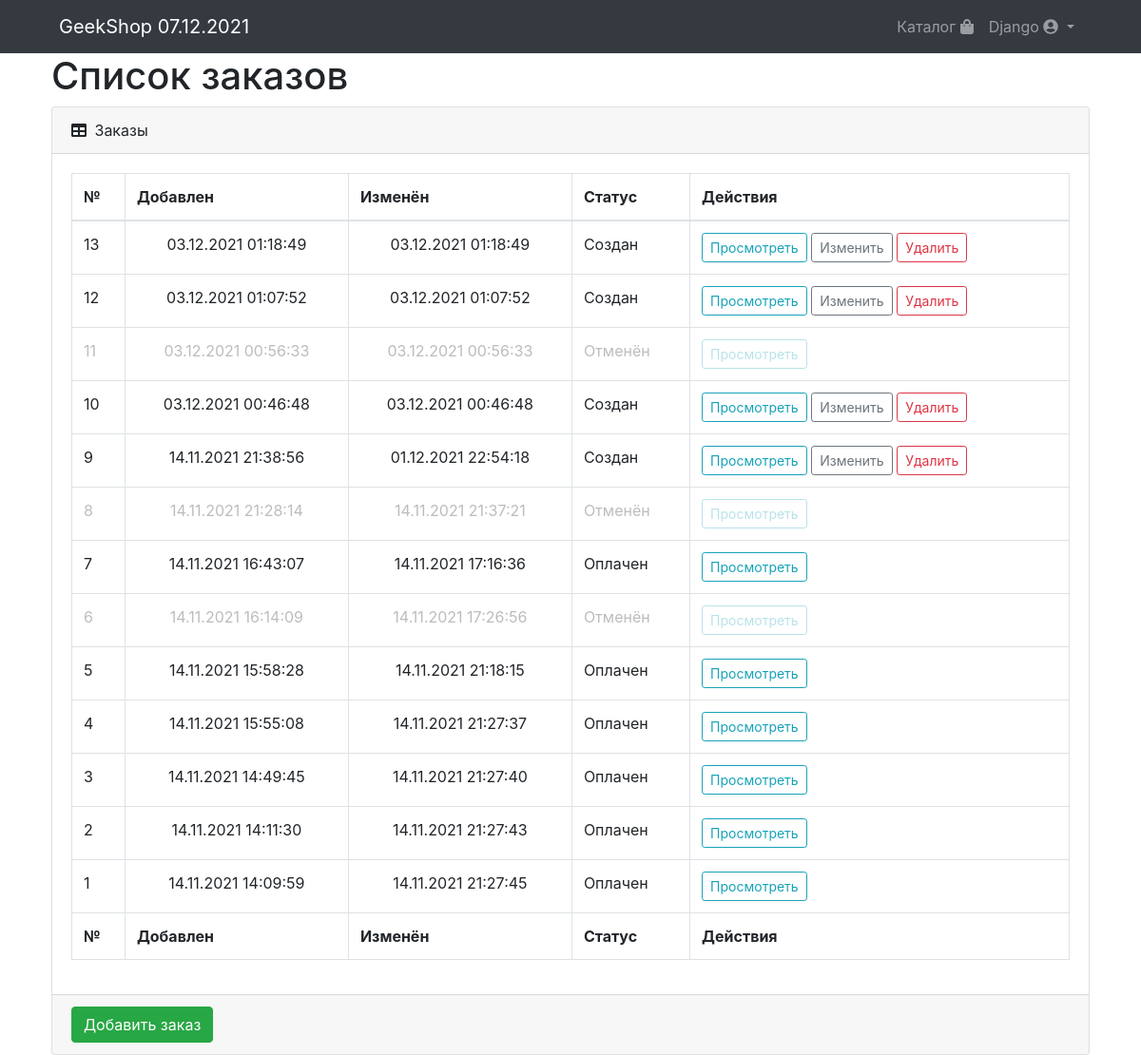
/orders/ (signed in), run on the app's committed database.
### authapp/models.py (models this page shows, shortened)
class ShopUser(AbstractUser):
    avatar = models.ImageField(upload_to='users_avatars', blank=True)
    age = models.IntegerField('Возраст', default=18)
    activation_key = models.CharField(max_length=128, blank=True)

### ordersapp/models.py (models this page shows, shortened)
class Order(models.Model):
    FORMING = 'C'
    SENT = 'S'
    APPROVED = 'A'
    REJECTED = 'R'
    STATUS_CHOICES = (
        (FORMING, 'создан'),
        (SENT, 'оплачен'),
        (APPROVED, 'подтверждён'),
        (REJECTED, 'отменён'),
    )
    user = models.ForeignKey(get_user_model(), on_delete=models.CASCADE, related_name='orders')
    status = models.CharField('статус', max_length=1,
                              choices=STATUS_CHOICES,
                              default=FORMING)
    add_datetime = models.DateTimeField(auto_now_add=True, db_index=True)
    update_datetime = models.DateTimeField(auto_now=True)
    is_active = models.BooleanField('активен', default=True, db_index=True)
    @cached_property
    def is_forming(self):
        return self.status == self.FORMING
    class Meta:
        ordering = ('-add_datetime', )
        verbose_name = 'заказ'
        verbose_name_plural = 'заказы'

### ordersapp/views.py (the view)
# urls.py: path('', ordersapp.OrderList.as_view(), name='index'),
class OrderList(LoginRequiredMixin, ListView):
    model = Order
    extra_context = {'page_title': 'Список заказов', }
    def get_queryset(self):
        return self.request.user.orders.all()

### ordersapp/views.py (called while the page is built)
    @method_decorator(login_required)
    def dispatch(self, request, *args, **kwargs):
        return super().dispatch(request, *args, **kwargs)

### products/context_processors.py (called while the page is built)
def today(request):
    return {'today': datetime.now(), }

### ordersapp/templates/ordersapp/order_list.html
{% extends 'ordersapp/order_base.html' %}
{% load static %}
{% block order_table %}
    <div class="card-header">
        <i class="fas fa-table mr-1"></i>
        Заказы
    </div>
    <div class="card-body">
        <div class="table-responsive">
            <table class="table table-bordered" id="dataTable" width="100%" cellspacing="0">
                <thead>
                <tr>
                    <th>№</th>
                    <th>Добавлен</th>
                    <th>Изменён</th>
                    <th>Статус</th>
                    <th>Действия</th>
                </tr>
                </thead>
                <tfoot>
                <tr>
                    <th>№</th>
                    <th>Добавлен</th>
                    <th>Изменён</th>
                    <th>Статус</th>
                    <th>Действия</th>
                </tr>
                </tfoot>
                <tbody>
                {% if object_list %}
                    {% for item in object_list %}
                        <tr style="{% if not item.is_active %}opacity: 0.3{% endif %}">
                            <td>{{ item.id }}</td>
                            <td class="text-center">{{ item.add_datetime|date:"d.m.Y H:i:s" }}</td>
                            <td class="text-center">{{ item.update_datetime|date:"d.m.Y H:i:s" }}</td>
                            <td>{{ item.get_status_display|title }}</td>
                            <td>
                                <a href="{% url 'orders:detail' item.id %}" class="btn btn-sm btn-outline-info">
                                    Просмотреть
                                </a>
                                {% if item.is_forming %}
                                    <a href="{% url 'orders:change' item.id %}"
                                       class="btn btn-sm btn-outline-secondary">
                                        Изменить
                                    </a>
                                    <a href="{% url 'orders:del' item.id %}" class="btn btn-sm btn-outline-danger">
                                        Удалить
                                    </a>
                                {% endif %}
                            </td>
                        </tr>
                    {% endfor %}
                {% else %}
                    <tr>
                        <td colspan="4">
                            Здесь пока ничего нет
                        </td>
                    </tr>
                {% endif %}
                </tbody>
            </table>
        </div>
    </div>
    <div class="card-footer">
        <a class="btn btn-success" href="{% url 'orders:create' %}">
            Добавить заказ
        </a>
    </div>
{% endblock %}

### templates/includes/navbar.html (shortened to what this page needs)
<div class="container">
    <a class="navbar-brand" href="{% url 'products:index' %}">GeekShop {{ today|date:"d.m.Y" }}</a>
    <div class="collapse navbar-collapse" id="navbarResponsive">
        <ul class="navbar-nav ml-auto">
            <li class="nav-item">
                <a class="nav-link"
                   href="{% url 'products:products' %}">
                    Каталог
                    <i class="fas fa-shopping-bag"></i>
                </a>
            </li>
            {% if user.is_authenticated %}
                <li class="nav-item dropdown">
                    <a class="dropdown-toggle nav-link" href="#" data-toggle="dropdown">
                        {{ user.username|title }}
                        <i class="fas fa-user-circle"></i>
                    </a>
                </li>
            {% else %}
                <li class="nav-item">
                    <a class="nav-link" href="{% url 'auth:login' %}">Войти <i class="fas fa-sign-in-alt"></i></a>
                </li>
            {% endif %}
        </ul>
    </div>
</div>

### data on the page
ShopUser: username "Django"
Order: id "13", add_datetime "03.12.2021 01:18:49", update_datetime "03.12.2021 01:18:49", status "Создан", shows "Изменить"
Order: id "12", add_datetime "03.12.2021 01:07:52", update_datetime "03.12.2021 01:07:52", status "Создан", shows "Изменить"
Order: id "11", add_datetime "03.12.2021 00:56:33", update_datetime "03.12.2021 00:56:33", status "Отменён"
Order: id "10", add_datetime "03.12.2021 00:46:48", update_datetime "03.12.2021 00:46:48", status "Создан", shows "Изменить"
Order: id "9", add_datetime "14.11.2021 21:38:56", update_datetime "01.12.2021 22:54:18", status "Создан", shows "Изменить"
Order: id "8", add_datetime "14.11.2021 21:28:14", update_datetime "14.11.2021 21:37:21", status "Отменён"
Order: id "7", add_datetime "14.11.2021 16:43:07", update_datetime "14.11.2021 17:16:36", status "Оплачен"
Order: id "6", add_datetime "14.11.2021 16:14:09", update_datetime "14.11.2021 17:26:56", status "Отменён"
Order: id "5", add_datetime "14.11.2021 15:58:28", update_datetime "14.11.2021 21:18:15", status "Оплачен"
Order: id "4", add_datetime "14.11.2021 15:55:08", update_datetime "14.11.2021 21:27:37", status "Оплачен"
Order: id "3", add_datetime "14.11.2021 14:49:45", update_datetime "14.11.2021 21:27:40", status "Оплачен"
Order: id "2", add_datetime "14.11.2021 14:11:30", update_datetime "14.11.2021 21:27:43", status "Оплачен"
Order: id "1", add_datetime "14.11.2021 14:09:59", update_datetime "14.11.2021 21:27:45", status "Оплачен"

### other printed values
{{ page_title }} "Список заказов"
